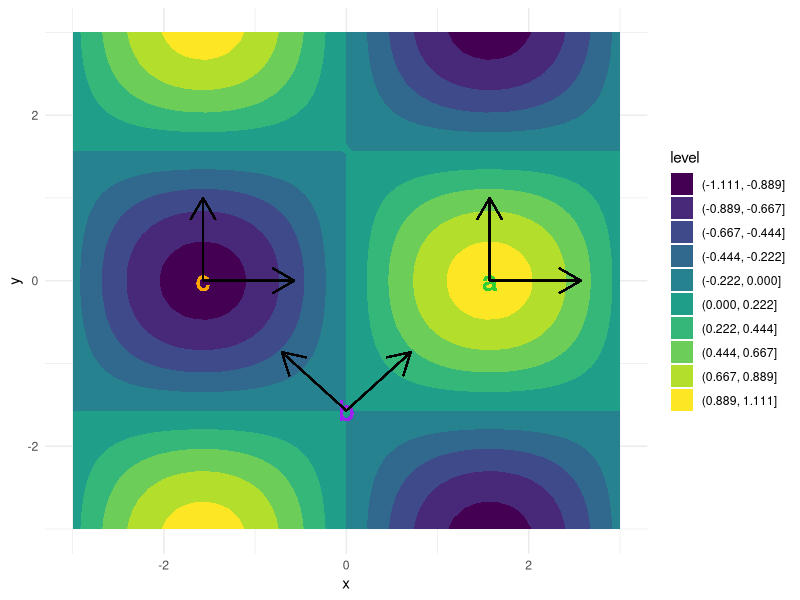
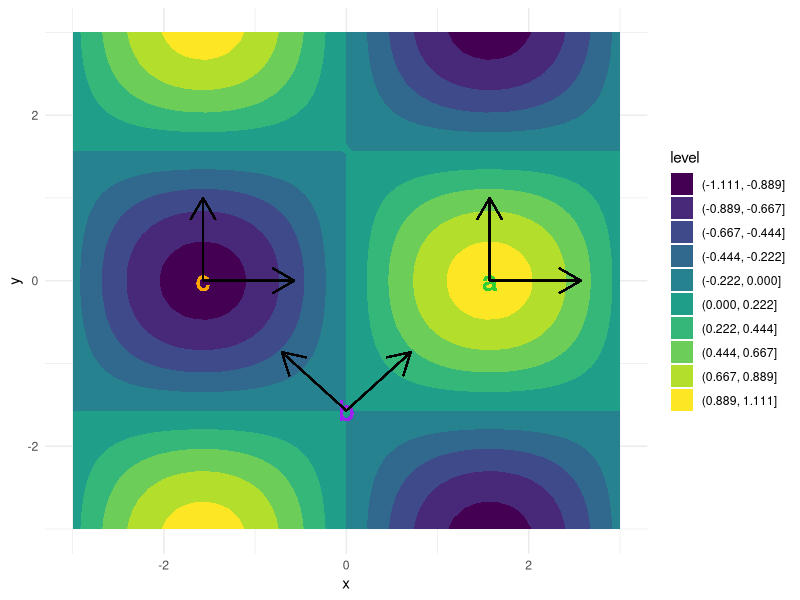

These charts were generated, in order, by the following R code:
# ------------------------------------------------------------------------------
# mathematical concepts

# FIG: 
#   (1) 3D visualization of the function f(x,y)=sin(x)cos(y).
#   (2) same function as a contour map, with marked concavity.
# ------------------------------------------------------------------------------

set.seed(1L)

library(ggplot2)

# DATA -------------------------------------------------------------------------

f <- function(x, y) sin(x) * cos(y)

x_seq <- seq(-3, 3, length.out = 50)
y_seq <- seq(-3, 3, length.out = 50)
grid <- expand.grid(x = x_seq, y = y_seq)
grid$z <- with(grid, f(x, y))

# Compute Hessian matrix and eigenvalues
calc_concav <- function(point) {
  matrix(c(-cos(point[2]) * sin(point[1]), -cos(point[1]) * sin(point[2]),
           -cos(point[1]) * sin(point[2]), -cos(point[2]) * sin(point[1])), nrow = 2)
}

a <- c(pi/2, 0)
wa <- eigen(calc_concav(a))$values  # lambda1 = lambda2 = -1

b <- c(0, -pi/2)
eig_b <- eigen(calc_concav(b))$values  # lambda1 = -1, lambda2 = 1

c <- c(-pi/2, 0)
eig_c <- eigen(calc_concav(c))$values  # lambda1 = lambda2 = 1

# PLOT -------------------------------------------------------------------------

contour_plot <- ggplot(grid, aes(x = x, y = y, z = z)) +
  geom_contour_filled(bins = 10) +
  geom_text(aes(x = pi/2, y = 0, label = "a"), color = "limegreen", size = 7) +
  geom_text(aes(x = 0, y = -pi/2, label = "b"), color = "purple", size = 7) +
  geom_text(aes(x = -pi/2, y = 0, label = "c"), color = "orange", size = 7) +
  
  # Arrows for Hessian eigenvectors
  geom_segment(aes(x = pi/2, y = 0, xend = pi/2, yend = 1), arrow = arrow(), color = "black") +
  geom_segment(aes(x = pi/2, y = 0, xend = pi/2 + 1, yend = 0), arrow = arrow(), color = "black") +
  
  geom_segment(aes(x = 0, y = -pi/2, xend = -1/sqrt(2), yend = -pi/2 + 1/sqrt(2)), arrow = arrow(), color = "black") +
  geom_segment(aes(x = 0, y = -pi/2, xend = 1/sqrt(2), yend = -pi/2 + 1/sqrt(2)), arrow = arrow(), color = "black") +
  
  geom_segment(aes(x = -pi/2, y = 0, xend = -pi/2, yend = 1), arrow = arrow(), color = "black") +
  geom_segment(aes(x = -pi/2, y = 0, xend = -pi/2 + 1, yend = 0), arrow = arrow(), color = "black") +
  
  labs(
    x = "x",
    y = "y"
  ) +
  theme_minimal()

contour_plot
ggsave("../figure/hessian_contour.png", contour_plot, width = 10, height = 8)
